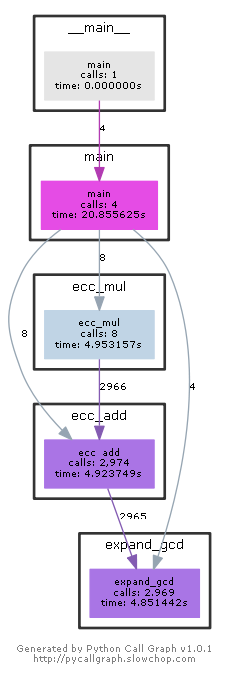

Write the Python code that produced this figure.
from pycallgraph import Config
from pycallgraph import GlobbingFilter
from pycallgraph import PyCallGraph
from pycallgraph.output import GraphvizOutput


def expand_gcd(a, b):  # 欧几里得拓展算法

    """
    从-1开始记数
    qi = ri-2 // ri-1
    :param a: 
    :param b: 
    :return: 
    """

    # 前要判断
    if a == 0:
        if b > 0:
            return 0, 1, b
        else:
            return 0, -1, -b
    if b == 0:
        return 1, 0, a
    if a == 1 and b == 1:
        return 1, 0, 1
    # 准备工作
    t = 1  # 偏项，以便后续列表从i=-1开始，t+i表示第i项
    r = [a, b]
    x = [1, 0]
    y = [0, 1]
    q = [0, 0]

    i = -1

    q.append(r[t + i] // r[t + i + 1])  # q1

    i = 1
    while True:
        x_new = x[t + i - 2] - q[t + i] * x[t + i - 1]  # xi
        y_new = y[t + i - 2] - q[t + i] * y[t + i - 1]  # yi
        x.append(x_new)
        y.append(y_new)

        r_new = a * x[t + i] + b * y[t + i]  # ri
        if r_new == 0:
            break
        r.append(r_new)
        q_new = r[t + i - 1] // r[t + i]
        q.append(q_new)
        i = i + 1
    x_, y_, r_ = x[t + i - 1], y[t + i - 1], r[t + i - 1]

    if r_ < 0:
        x_ = -x_
        y_ = -y_
        r_ = -r_
    if x_ < 0:
        while x_ < 0:
            x_ = abs(b) // r_ + x_
        y_ = (r_ - a * x_) // b
    x_ = int(x_)
    y_ = int(y_)
    r_ = int(r_)
    return x_, y_, r_


def ecc_add(A, B, a, b, p):
    x, y = 0, 0
    if A[0] == B[0] and A[1] + B[1] == 0:
        return [x, y]
    elif A[0] == A[1] == 0:
        return B
    elif B[0] == B[1] == 0:
        return A
    else:
        if A != B:
            tmp = expand_gcd(B[0] - A[0], p)[0]
            # print(tmp)
            delta = ((B[1] - A[1]) * tmp) % p
            # print(delta)
        else:
            tmp = expand_gcd(2 * A[1], p)[0]
            # print(tmp)
            delta = ((3 * A[0] * A[0] + a) * tmp) % p
            # print(delta)
        x = (delta * delta - A[0] - B[0]) % p
        y = (delta * (A[0] - x) - A[1]) % p
        return [x, y]


def ecc_mul(A, k, a, b, p):
    x, y = 0, 0
    res = (x, y)
    reg = A
    while k > 0:
        if k & 1 == 1:
            res = ecc_add(res, reg, a, b, p)
        reg = ecc_add(reg, reg, a, b, p)
        k = k >> 1
    return res


def main():
    p = int(input().strip())
    a = int(input().strip())
    b = int(input().strip())
    P = input().strip().split()
    Q = input().strip().split()
    k = int(input().strip())

    A = [int(P[0]), int(P[1])]
    B = [int(Q[0]), int(Q[1])]

    _B = [B[0], -B[1]]
    ans1 = ecc_add(A, B, a, b, p)
    ans2 = ecc_add(A, _B, a, b, p)
    ans3 = ecc_mul(A, k, a, b, p)
    _k = expand_gcd(k, p)[0]
    ans4 = ecc_mul(B, _k, a, b, p)

    print(ans1[0], ans1[1])
    print(ans2[0], ans2[1])
    print(ans3[0], ans3[1])
    print(ans4[0], ans4[1])


if __name__ == "__main__":
    ############################################################################
    '''
        生成函数调用图
    '''
    config = Config()
    config.trace_filter = GlobbingFilter(
        include=[
            '*'
        ]
    )
    config.trace_filter = GlobbingFilter(
        exclude=['pycallgraph.*']
    )
    ############################################################################

    graphviz = GraphvizOutput()
    graphviz.output_file = 'ECC-四则运算.png'
    with PyCallGraph(output=graphviz, config=config):
        for i in range(4):
            main()
